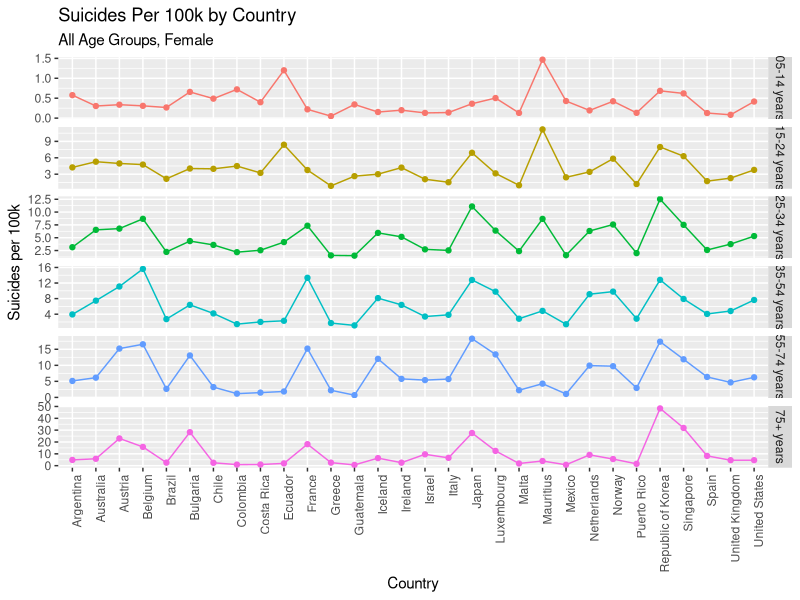
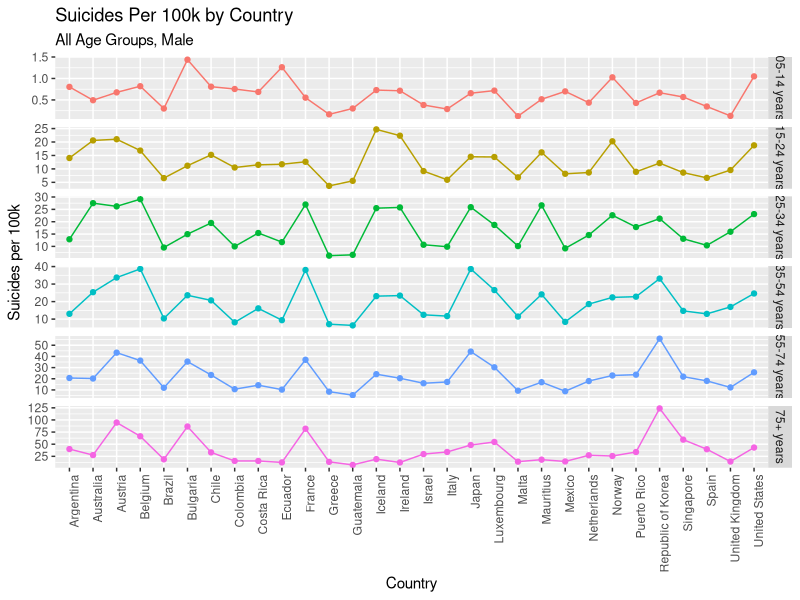

Reproduce these figures in R, in order.
## Author: Team 49
## Members: rs20acs@herts.ac.uk, pj18aan@herts.ac.uk, vs18abb@herts.ac.uk, dr18abc@herts.ac.uk, zm20abu@herts.ac.uk
## University of Hertfordshire

## References:  
## [1] https://github.com/justmarkham/dplyr-tutorial/blob/master/dplyr-tutorial-2.Rmd#L141

## Load libraries
library(readr) # to load the csv file
library(tidyverse)
## This part of the program loads the kaggle suicide dataset and cleaning.

## Import Suicide Dataset CSV
suicide_dataset <- read.csv("suicide_dataset.csv") ## 27820 observations

## Ignore year 2016 as there are not enough observations.Not all countries have
## suicides reported for the year 2016
## Count rows matching year 2016. 160 rows will be removed as part of this step
### View (df %>%
### filter(year == 2016) %>% 
### summarise(cnt = n()))
suicide_dataset <- suicide_dataset %>%
  filter(year != 2016) ## 27660 observation

## Remove any country with less than 30 years of data. This will result in
## 11076 observations and a total of 30 countries with more than 30 years of data.

suicide_dataset<- suicide_dataset %>%
  group_by(country) %>%
  add_tally() %>%
  filter(n >= 360)

## Rename suicide_dataset columns
names(suicide_dataset)[7] <- "SuicidePer100k"
names(suicide_dataset)[8] <- "CountryYear"
names(suicide_dataset)[9] <- "HDI4Year"
names(suicide_dataset)[10] <- "GDP4Year"
names(suicide_dataset)[11] <- "GDPPerCapita"

## Update 5-14 years data with 05-14 years as it causes issues in plotting
suicide_dataset$age[suicide_dataset$age == "5-14 years"] <- "05-14 years"
suicide_dataset$sex[suicide_dataset$sex == "male"] <- "Male"
suicide_dataset$sex[suicide_dataset$sex == "female"] <- "Female"
#View(suicide_dataset)

## Remove GDP and HDI columns as HDI has very few value and we are not interested
## in GDP data
suicide_dataset <- suicide_dataset %>% select(-HDI4Year, 
                                              -GDP4Year, 
                                              -GDPPerCapita, 
                                              -generation,
                                              -n) #this column is added as part of filtering number of years of data

## Calculate global average number of suicides considering countries with  
## 30 years of data  
global_average <- (sum(as.numeric(suicide_dataset$suicides_no)) / 
                  sum(as.numeric(suicide_dataset$population))) * 100000

## Calculate average suicides in Male
suicide_dataset_male <- filter(suicide_dataset, sex == "Male") # 5538 observations
global_average_male <- (sum(as.numeric(suicide_dataset_male$suicides_no)) / 
                          sum(as.numeric(suicide_dataset_male$population))) * 100000

## Calculate average suicides in Female
suicide_dataset_female <- filter(suicide_dataset, sex == "Female") # 5538 observations
global_average_female <- (sum(as.numeric(suicide_dataset_female$suicides_no)) / 
                            sum(as.numeric(suicide_dataset_female$population))) * 100000

## What is the population for a country by year? This question needs to be answered
## as the popoulation column original dataset is for country-year-sex-age combination
population_by_country <- suicide_dataset %>%
  group_by(country, year) %>%
  summarize(population = sum(as.numeric(population)))


############################################################
#Task 1 - Suicide rate per 100k over all age groups
##########################################################

## STEP-1: Calculate global average number of suicides per 100k for all age groups with 30 years of data
suicide_by_age <- suicide_dataset %>%
  group_by(age) %>%
  summarize(n = n(), 
            suicides = sum(as.numeric(suicides_no)), 
            population = sum(as.numeric(population)), 
            suicide_per_100k = (suicides / population) * 100000) %>%
  arrange(suicide_per_100k)

## STEP-2: Rearranging the x axis by ascending order.
suicide_by_age$age <- factor(suicide_by_age$age,
                             levels = rev(suicide_by_age$age[order(-suicide_by_age$suicide_per_100k)]))

## STEP-3: Results (Graph) to show the Suicide rate per 100k over all age groups using bar plot.......
task1 <- ggplot(suicide_by_age, aes(x=age, y=suicide_per_100k, fill = age)) + 
  geom_bar(stat="identity")+ 
  theme_minimal() + 
  theme(axis.text=element_text(size=6)) +
  labs(title="Suicides Per 100k (1985 - 2015)", 
       subtitle = "Age groups for all Countries with 30 years of data",
       x = "Age Groups", 
       y = "Suicides Per 100k") + 
  theme(legend.position = "none") + 
  theme(axis.text.x = element_text(angle = 90, hjust = 1))

########################################################################################
#Task 2 - Suicide rate/100k over all genders, age groups (Stacked graph to show proportion)
######################################################################################################

## STEP-1: Calculate global average number of suicides per 100k for all gender, age groups with 30 years of data
df_agegroup_gender <- suicide_dataset %>%
  group_by(age, sex) %>%
  summarize(suicide_per_100k = (sum(as.numeric(suicides_no)) / sum(as.numeric(population))) * 100000)

## STEP-2: Results (Graph) to show the Suicide rate per 100k over all genders, age groups using Stacked graph....
task2 <- ggplot(df_agegroup_gender, aes(y = suicide_per_100k, x = age, fill = sex, label = round(suicide_per_100k, digits = 1))) + 
  geom_bar(position = "fill", stat = "identity") +
  scale_y_continuous(labels = scales::percent) +
  labs(title = "Proportions of suicides (1985 - 2015)",
       subtitle = "All age groups by gender", 
       x = "Age Groups", 
       y = "Suicides Per 100k",
       fill = "Sex") + 
  theme(axis.text.x = element_text(angle = 90)) +
  theme(legend.position = "bottom")

################################################################################################################
#Task 3 - Suicide rate/100k over all genders, age groups (Stacked graph to show proportion by absolute numbers)
################################################################################################################

## STEP-1: Results (Graph) to show the Suicide rate per 100k over all genders, age groups using Stacked graph....
task3 <- ggplot(df_agegroup_gender, mapping = aes(x = age, y = suicide_per_100k, fill = sex)) + 
  geom_bar(stat = "identity") +
  labs(title="Suicides Per 100k (1985 - 2015)",
       subtitle = "All age groups by gender",
       x = "Age Groups", 
       y = "Suicides Per 100k",
       fill = "Sex") + 
  theme(axis.text.x = element_text(angle = 90)) +
  theme(legend.position = "bottom")

################################################################################
## Task 5 - Proportions of suicides that are Male & Female, by Country 
################################################################################
## Dataframe for all female demographic
female_age_group_country <- suicide_dataset %>%
  filter(sex == "Female") %>%
  group_by(country, age) %>%
  summarize(suicide_per_100k = (sum(as.numeric(suicides_no)) / sum(as.numeric(population))) * 100000) 

## Dataframe for all male demographic
male_age_group_country <- suicide_dataset %>%
  filter(sex == "Male") %>%
  group_by(country, age) %>%
  summarize(suicide_per_100k = (sum(as.numeric(suicides_no)) / sum(as.numeric(population))) * 100000)

## Trend plot by all age groups, female 
ggplot(female_age_group_country, aes(x = country, y = suicide_per_100k, col = age, group = 1)) + 
  facet_grid(age ~ ., scales = "free_y") + 
  geom_line() + 
  geom_point() + 
  labs(title = "Suicides Per 100k by Country",
       subtitle = "All Age Groups, Female",
       x = "Country", 
       y = "Suicides per 100k", 
       color = "Age") + 
  theme(legend.position = "none") + 
  theme(axis.text.x = element_text(angle = 90, hjust = 1))

## Trend plot by all age groups, female 
ggplot(male_age_group_country, aes(x = country, y = suicide_per_100k, col = age, group = 1)) + 
  facet_grid(age ~ ., scales = "free_y") + 
  geom_line() + 
  geom_point() + 
  labs(title = "Suicides Per 100k by Country",
       subtitle = "All Age Groups, Male",
       x = "Country", 
       y = "Suicides per 100k", 
       color = "Age") + 
  theme(legend.position = "none") + 
  theme(axis.text.x = element_text(angle = 90, hjust = 1))

################################################################################
## Task 6 - Suicides rates/100k trends for all age groups every 5 years
################################################################################
top_20percent_suicides <- suicide_dataset %>%
  mutate(suicides_per_100k = suicides_no * 100000 / population) %>%
  arrange(desc(suicides_per_100k)) %>%
  head(n = round(nrow(.) * 20 / 100))

top_20percent_suicides$time <- ifelse(top_20percent_suicides$year <= 1990, "1985 - 1990", 
                                      ifelse(top_20percent_suicides$year <= 1995, "1991 - 1995", 
                                             ifelse(top_20percent_suicides$year <= 2000, "1996 - 2000",
                                                    ifelse(top_20percent_suicides$year <= 2005, "2001 - 2005",
                                                           ifelse(top_20percent_suicides$year <= 2010, "2006 - 2010",
                                                                  "2011 - 2015")))))

task6 <- ggplot(top_20percent_suicides, aes(x = age, fill = sex)) + 
  geom_bar() + 
  labs(title = "20% most significant suicides/100k", 
       subtitle = "Volumes every 5 years, Age & Sex",
       x = "Age", 
       y = "Number of Demographics", 
       fill = "Sex") + 
  facet_wrap(~ time) + 
  scale_y_continuous(breaks = seq(0, 300, 25)) + 
  theme(legend.position = "bottom") + 
  theme(axis.text.x = element_text(angle = 90, hjust = 1))

################################################################################
## Task 7 - Plot Suicide rate/100k "Trend" for each sex and age group
################################################################################
## Dataframe for all female demographic
female_age_group_trend <- suicide_dataset %>%
  filter(sex == "Female") %>%
  group_by(year, age) %>%
  summarize(suicide_per_100k = (sum(as.numeric(suicides_no)) / sum(as.numeric(population))) * 100000) 

## Dataframe for all male demographic
male_age_group_trend <- suicide_dataset %>%
  filter(sex == "Male") %>%
  group_by(year, age) %>%
  summarize(suicide_per_100k = (sum(as.numeric(suicides_no)) / sum(as.numeric(population))) * 100000) 

## Dataframe for all demographics
age_sex_trend <- suicide_dataset %>%
  group_by(year, age, sex) %>%
  summarize(suicide_per_100k = (sum(as.numeric(suicides_no)) / sum(as.numeric(population))) * 100000) 

## Trend plot by all age groups, female
task7a <- ggplot(female_age_group_trend, aes(x = year, y = suicide_per_100k, col = age)) + 
  facet_grid(age ~ ., scales = "free_y") + 
  geom_line() + 
  geom_point() + 
  labs(title = "Trends Over Time",
       subtitle = "All Age Groups, Female",
       x = "Year", 
       y = "Suicides per 100k", 
       color = "Age") + 
  theme(legend.position = "none") + 
  scale_x_continuous(breaks = seq(1985, 2015, 2), minor_breaks = F) 

## Trend plot by all age groups, male
task7b <- ggplot(male_age_group_trend, aes(x = year, y = suicide_per_100k, col = age)) + 
  facet_grid(age ~ ., scales = "free_y") + 
  geom_line() + 
  geom_point() + 
  labs(title = "Trends Over Time",
       subtitle = "All Age Groups, Male",
       x = "Year", 
       y = "Suicides per 100k", 
       color = "Age") + 
  theme(legend.position = "none") + 
  scale_x_continuous(breaks = seq(1985, 2015, 2), minor_breaks = F) 

## Trend plot by all age groups, genders (on same scale)
task7c <- ggplot(age_sex_trend, aes(x = year, y = suicide_per_100k, col = age)) + 
  #facet_grid(age ~ ., scales = "free_y") + 
  geom_line() + 
  geom_point() + 
  labs(title = "Trends Over Time",
       subtitle = "All Age Groups & Sex (Same Scale)",
       x = "Year", 
       y = "Suicides per 100k", 
       color = "Age") + 
  theme(legend.position = "none") + 
  scale_x_continuous(breaks = seq(1985, 2015, 2), minor_breaks = F) +
  facet_grid(age~sex) +
  theme(axis.text.x = element_text(angle = 90, hjust = 1))

################################################################################################################
#Task 4 - Collecting all the plots and putting then in a visualization.pdf file
################################################################################################################

# pdf("visualization.pdf")
# 
# print(task1)
# print(task2)
# print(task3)
# print(task6)
# print(task7a)
# print(task7b)
# print(task7c)
# dev.off()
